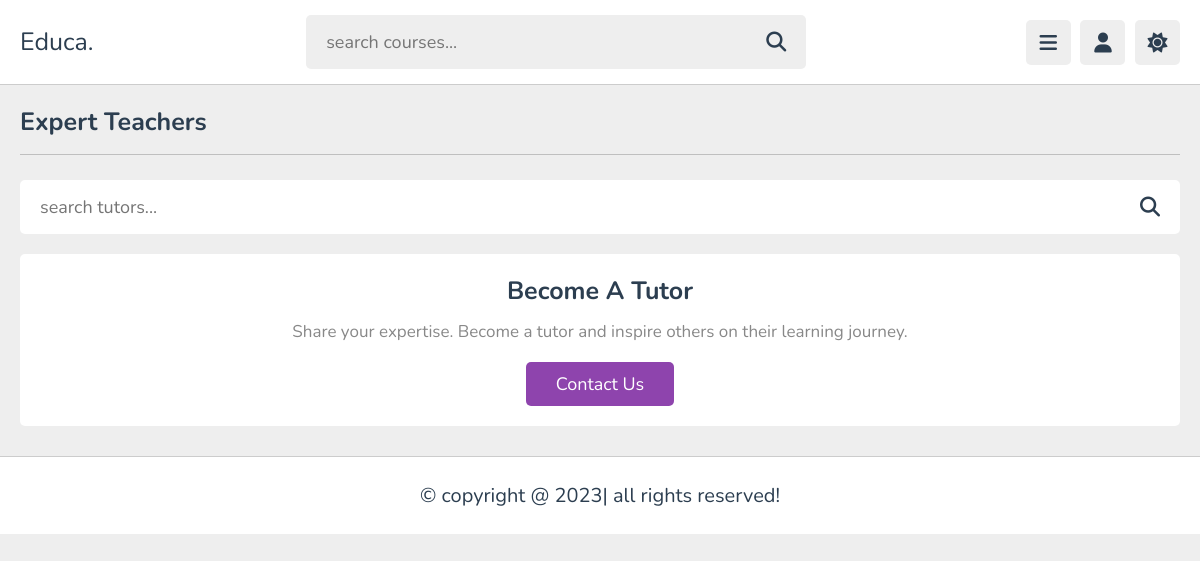
Before: /teachers/ with the older database file.
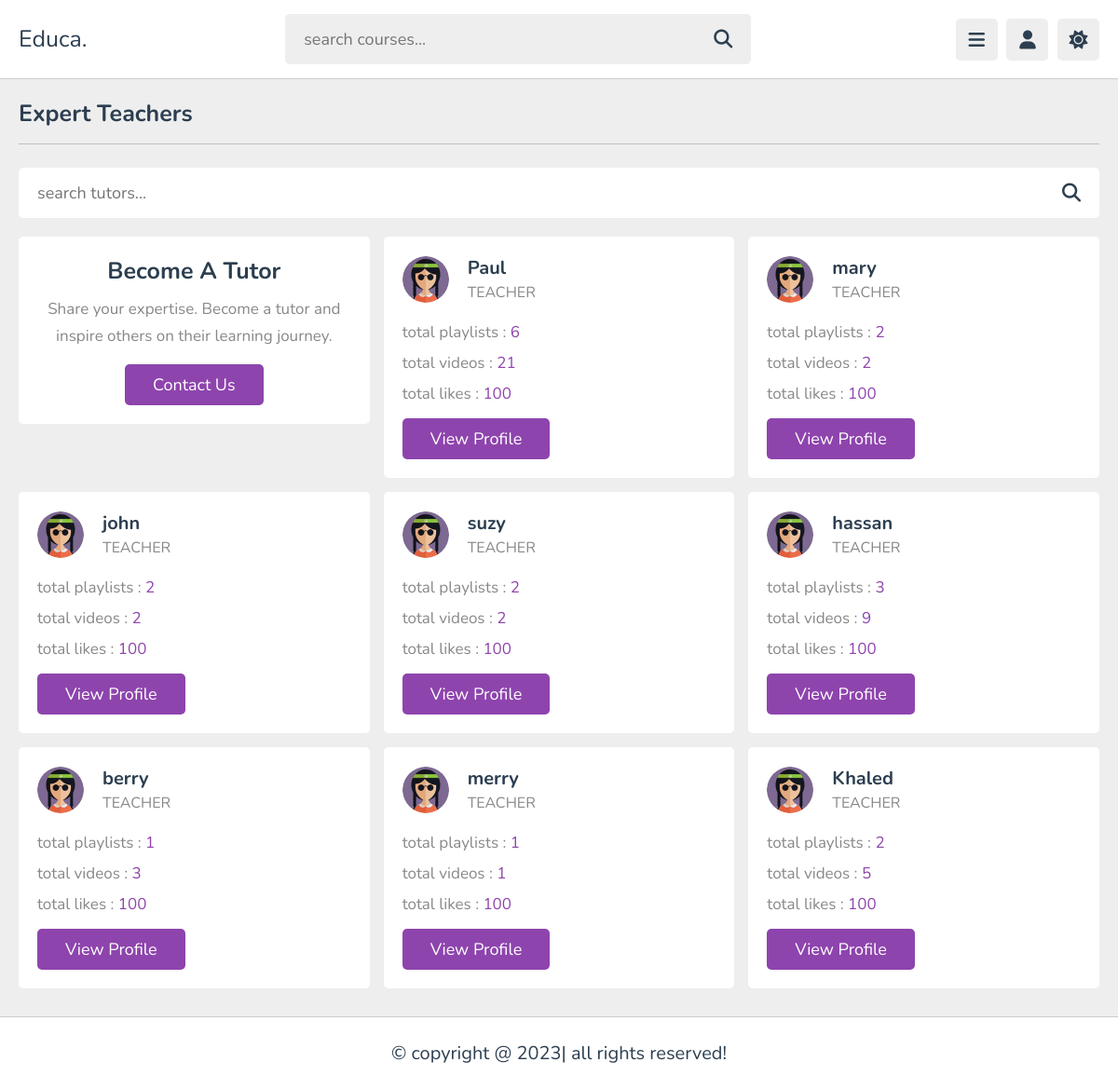
After: the same page with the newer database file.
### appname/models.py (models this page shows, shortened)
class Topic(models.Model):
    name = models.CharField(max_length=100)
    catagory = models.ForeignKey(Catagory, on_delete=models.CASCADE)
    teacher = models.ForeignKey(Teacher, on_delete=models.CASCADE)

class TeacherProfile(models.Model):
    user = models.OneToOneField(CustomUser, on_delete=models.CASCADE)
    def number_topics(self):
        x=0
        x=Topic.objects.filter(teacher=self.user).count()
        return x
    def number_lessons(self):
        x = 0
        for topics in Topic.objects.filter(teacher=self.user)  :
            x+=Lesson.objects.filter(topic=topics).count()
        return x

### register/models.py (models this page shows)
class CustomUser(AbstractUser):
    class Role(models.TextChoices):
        STUDENT = "STUDENT", "Student"
        TEACHER = "TEACHER", "Teacher"
    role = models.CharField(max_length=50, choices=Role.choices)

### appname/views.py (the view)
# urls.py: path('teachers/', views.teachers, name='teachers'),
def teachers(request):
    teacher_profiles = TeacherProfile.objects.all()  # Retrieve all teacher profiles
    teacher_data = []
    for teacher_profile in teacher_profiles:
        teacher = teacher_profile.user # Get the associated Teacher instance
        topics = Topic.objects.filter(teacher=teacher)
        topic = topics.first()
        teacher_data.append({
            'teacher_user': teacher_profile.user.username,
            'teacher_role': teacher_profile.user.role,
            'teacher_topics': teacher_profile.number_topics,
            'teacher_lessons': teacher_profile.number_lessons,
            'topic_name': topic
            })
    context = {
        'teacher_data': teacher_data
    }
    template_name = 'teachers'
    return render(request, template_paths[template_name], context)

### appname/templates/teachers.html (shortened to what this page needs)
{% load static %}
<!DOCTYPE html>
<html lang="en">
<head>
   <link rel="stylesheet" href="https://cdnjs.cloudflare.com/ajax/libs/font-awesome/6.1.2/css/all.min.css">
   <link rel="stylesheet" href="{% static 'css/style.css' %}">
</head>
<body>
   <header class="header">
      <section class="flex">
         <a href="{% url 'home' %}" class="logo">Educa.</a>
         <form action="" method="post" class="search-form">
            <input type="text" name="search_box" required placeholder="search courses..." maxlength="100">
            <button type="submit" class="fas fa-search"></button>
         </form>
         <div class="icons">
            <div id="menu-btn" class="fas fa-bars"></div>
            <div id="user-btn" class="fas fa-user"></div>
            <div id="toggle-btn" class="fas fa-sun"></div>
         </div>
      </section>
   </header>
   <section class="teachers">
      <h1 class="heading">expert teachers</h1>
      <form action="" method="post" class="search-tutor">
         <input type="text" name="search_box" placeholder="search tutors..." required maxlength="100">
         <button type="submit" class="fas fa-search" name="search_tutor"></button>
      </form>
      <div class="box-container">
         <div class="box offer">
            <h3>become a tutor</h3>
            <p>Share your expertise. Become a tutor and inspire others on their learning journey.</p>
            <a href="{% url 'contact' %}" class="inline-btn">contact us </a>
         </div>
         {% for data in teacher_data %}
         <div class="box">
            <div class="tutor">
               <img src="{% static 'images/pic-2.jpg' %}" alt="">
               <div>
                  <h3>{{ data.teacher_user }}</h3>
                  <span>{{ data.teacher_role }}</span>
               </div>
            </div>
            <p>total playlists : <span>{{ data.teacher_topics }}</span></p>
            <p>total videos : <span>{{ data.teacher_lessons}}</span></p>
            <p>total likes : <span>100</span></p>
            <a href="{% url 'name_teacher' data.teacher_user %}" class="inline-btn">view profile</a>
         </div>
         {% endfor %}
      </div>
   </section>
   <footer class="footer">
      &copy; copyright @ 2023| all rights reserved!
   </footer>
</body>
</html>

Changed rows visible on the page:
now on this page (row edited): Topic: teacher_user "Paul", teacher_role "TEACHER", teacher_topics "6", teacher_lessons "21"
now on this page (row edited): Topic: teacher_user "mary", teacher_role "TEACHER", teacher_topics "2", teacher_lessons "2"
added Topic: teacher_user "john", teacher_role "TEACHER", teacher_topics "2", teacher_lessons "2"
now on this page (row edited): Topic: teacher_user "suzy", teacher_role "TEACHER", teacher_topics "2", teacher_lessons "2"
now on this page (row edited): Topic: teacher_user "hassan", teacher_role "TEACHER", teacher_topics "3", teacher_lessons "9"
now on this page (row edited): Topic: teacher_user "berry", teacher_role "TEACHER", teacher_topics "1", teacher_lessons "3"
now on this page (row edited): Topic: teacher_user "merry", teacher_role "TEACHER", teacher_topics "1", teacher_lessons "1"
now on this page (row edited): Topic: teacher_user "Khaled", teacher_role "TEACHER", teacher_topics "2", teacher_lessons "5"
